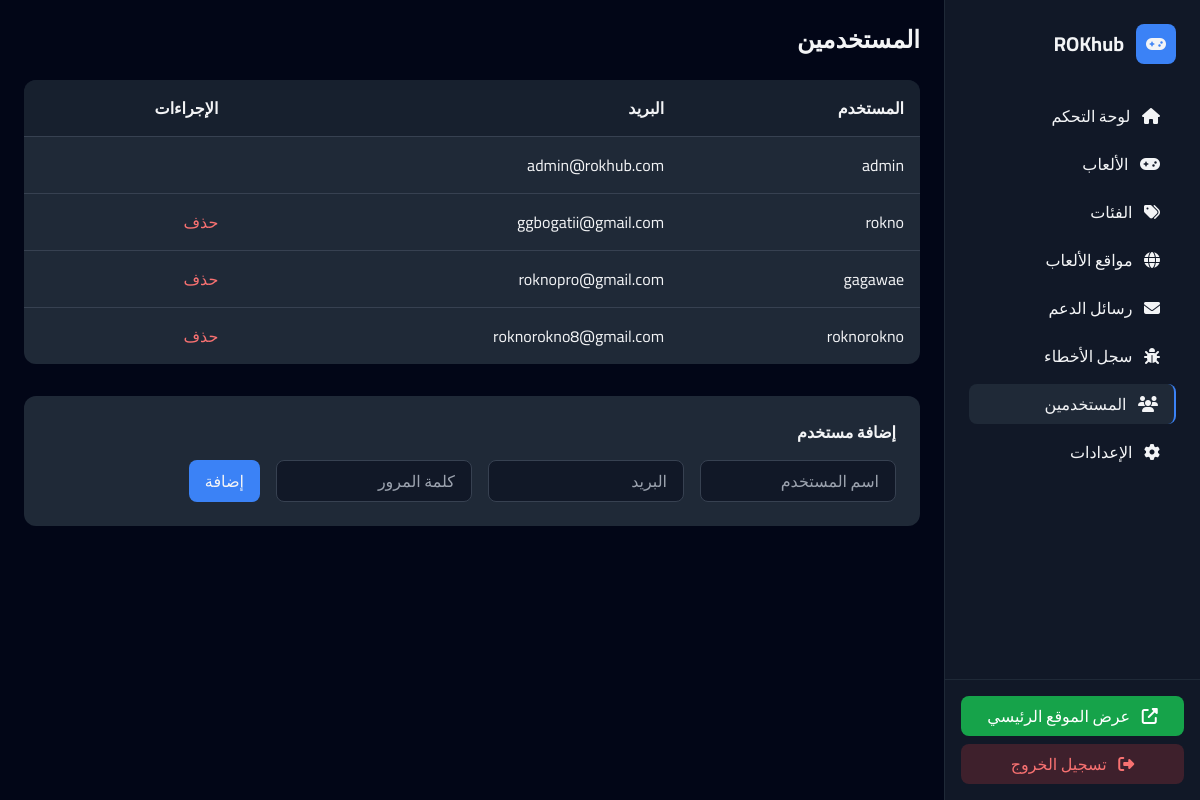
Page /admin/users (signed in) on the committed database.
### models.py (models this page shows, shortened)
class User(UserMixin, db.Model):
    __tablename__ = 'users'
    id = db.Column(db.Integer, primary_key=True)
    username = db.Column(db.String(80), unique=True, nullable=False)
    email = db.Column(db.String(120), unique=True, nullable=False)
    password_hash = db.Column(db.String(200), nullable=False)
    is_admin = db.Column(db.Boolean, default=False)
    is_active = db.Column(db.Boolean, default=True)
    accepted_terms = db.Column(db.Boolean, default=False)
    created_at = db.Column(db.DateTime, default=datetime.utcnow)
    last_login = db.Column(db.DateTime)
    login_attempts = db.Column(db.Integer, default=0)
    locked_until = db.Column(db.DateTime)
    sent_messages = db.relationship('ContactMessage',
        foreign_keys='ContactMessage.user_id',
        backref='sender',
        lazy=True)
    resolved_messages = db.relationship('ContactMessage',
        foreign_keys='ContactMessage.resolved_by',
        backref='resolver',
        lazy=True)

### app.py (the view)
@app.route('/admin/users')
@login_required
def admin_users():
    return render_template('admin/users.html', users=User.query.all())

### app.py (called while the page is built)
@login_manager.user_loader
def load_user(user_id):
    return User.query.get(int(user_id))

@app.context_processor
def inject_globals():
    return {
        'site_info': SITE_INFO,
        'terms_text': TERMS_OF_SERVICE,
        'privacy_text': PRIVACY_POLICY
    }

@app.before_request
def before_request():
    if not hasattr(g, 'auto_fix_ran'):
        auto_fix_common_issues()
        advanced_auto_fix()
        notify_admin_of_errors()
        g.auto_fix_ran = True
    settings = get_settings()
    if settings.maintenance_mode and request.endpoint not in ['maintenance', 'login', 'static']:
        if not current_user.is_authenticated or not current_user.is_admin:
            return redirect(url_for('maintenance'))

### utils.py (called while the page is built)
def get_settings():
    settings = SiteSettings.query.first()
    if not settings:
        settings = SiteSettings()
        db.session.add(settings)
        db.session.commit()
    return settings

def notify_admin_of_errors():
    recent_errors = ErrorLog.query.filter(
        ErrorLog.is_resolved == False,
        ErrorLog.created_at > datetime.utcnow() - timedelta(hours=1)
    ).all()
    if recent_errors:
        logger.warning(f"⚠️ {len(recent_errors)} أخطاء جديدة تحتاج اهتمامك في لوحة التحكم")
        return len(recent_errors)
    return 0

### templates/admin/users.html
{% extends 'admin/base_admin.html' %}
{% block admin_title %}المستخدمين{% endblock %}
{% block admin_content %}
<div class="bg-gray-800 rounded-xl overflow-hidden">
    <table class="w-full">
        <thead class="bg-gray-900/50">
            <tr><th class="p-4 text-right">المستخدم</th><th class="p-4 text-right">البريد</th><th class="p-4 text-right">الإجراءات</th></tr>
        </thead>
        <tbody>
            {% for user in users %}
            <tr class="border-t border-gray-700">
                <td class="p-4">{{ user.username }}</td>
                <td class="p-4">{{ user.email }}</td>
                <td class="p-4">
                    {% if user.id != current_user.id %}
                    <form method="post" action="/admin/user/delete/{{ user.id }}" class="inline" onsubmit="return confirm('حذف المستخدم؟')">
                        <button type="submit" class="text-red-400">حذف</button>
                    </form>
                    {% endif %}
                </td>
            </tr>
            {% endfor %}
        </tbody>
    </table>
</div>
<div class="mt-8 bg-gray-800 rounded-xl p-6">
    <h3 class="font-semibold mb-4">إضافة مستخدم</h3>
    <form method="post" action="{{ url_for('admin_add_user') }}" class="flex gap-4 flex-wrap">
        <input type="text" name="username" placeholder="اسم المستخدم" class="bg-gray-900 border border-gray-700 rounded-lg py-2 px-4 text-right" required>
        <input type="email" name="email" placeholder="البريد" class="bg-gray-900 border border-gray-700 rounded-lg py-2 px-4 text-right" required>
        <input type="password" name="password" placeholder="كلمة المرور" class="bg-gray-900 border border-gray-700 rounded-lg py-2 px-4 text-right" required>
        <button type="submit" class="bg-blue-500 hover:bg-blue-600 px-4 py-2 rounded-lg">إضافة</button>
    </form>
</div>
{% endblock %}

### templates/admin/base_admin.html (style rules this page uses)
body { font-family:'Cairo',sans-serif;background:#020617;color:#f3f4f6 }

### rows in the picture
User: username "admin", email "admin@rokhub.com"
User: username "rokno", email "ggbogatii@gmail.com"
User: username "gagawae", email "roknopro@gmail.com"
User: username "roknorokno", email "roknorokno8@gmail.com"
